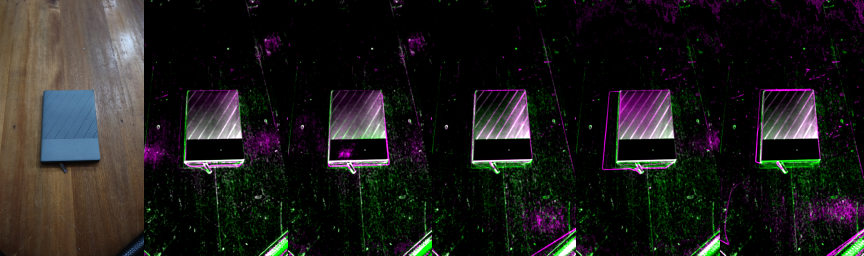
#> input picture results/audit/s01_overlay.png, 1728 x 512 px (shown at 1/2 size)
$ python -i audit_dataset.py   (imports and definitions only)   (older library calls are emulated)
#> lines starting #> are read from the running program, lines starting #| are printed output that depends on the picture
### src/__init__.py
import sys

# Konsol Windows (cp1252) tidak bisa mencetak simbol seperti "Δ" dan "±".
for _stream in (sys.stdout, sys.stderr):
    try:
        _stream.reconfigure(encoding="utf-8", errors="replace")
    except AttributeError:
        pass

### audit_dataset.py
"""Audit keselarasan pasangan acuan vs citra gelap (T07, PRD 5.3 dan 11).

Untuk setiap pasangan pada skala kerja:
  1. Kedua citra diubah ke magnitudo gradien (Sobel) yang sudah dinormalisasi,
     agar perbedaan pencahayaan tidak memengaruhi pencocokan.
  2. Pergeseran global diukur dengan phase correlation.
  3. Rotasi/skala kecil diperiksa dengan ECC (model Euclidean).
  4. Pergeseran lokal diukur per blok 4x4; blok bertekstur rendah diabaikan.
     Blok yang bergeser menandakan objek berpindah walau kamera diam.

Pasangan dinyatakan LOLOS bila |pergeseran global| <= 1 px, |rotasi| <= 0.2°,
dan pergeseran blok maksimum <= 2 px (semua pada skala 1/4, setara 4/8 px
di resolusi penuh).

Keluaran: results/audit.csv dan results/audit/sXX_overlay.png.
"""

import cv2
import numpy as np
import pandas as pd

from src import config
from src.dataset import list_pairs, load_image, save_rgb

GLOBAL_MAX_PX = 1.0
ROT_MAX_DEG = 0.2
BLOCK_MAX_PX = 2.0
BLOCKS = 4


def gradient_image(rgb):
    gray = cv2.cvtColor(np.asarray(rgb), cv2.COLOR_RGB2GRAY).astype(np.float32)
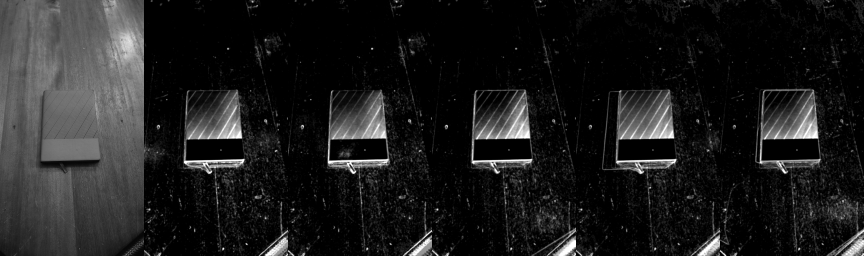
#> gray: shape (512, 1728) float32 (shown at 1/2 size); min 0, max 255, mean 29.1
    gray = np.log1p(gray)  # tekan perbedaan kecerahan global
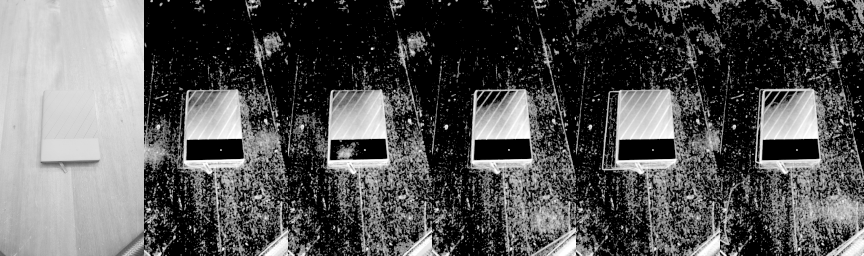
#> gray: shape (512, 1728) float32 (shown at 1/2 size); min 0, max 5.55, mean 1.87; drawn with min black and max white
    gx = cv2.Sobel(gray, cv2.CV_32F, 1, 0, ksize=3)
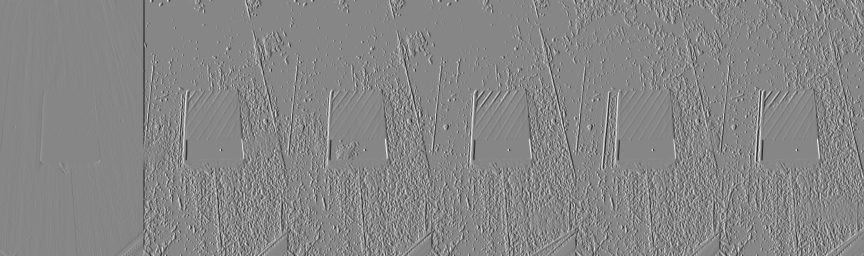
#> gx: shape (512, 1728) float32 (shown at 1/2 size); min -22.18, max 19.91, mean -0.0134; drawn with min black and max white
    gy = cv2.Sobel(gray, cv2.CV_32F, 0, 1, ksize=3)
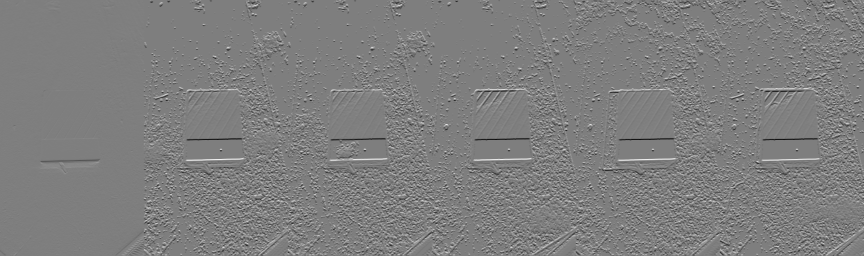
#> gy: shape (512, 1728) float32 (shown at 1/2 size); min -21.95, max 22.18, mean 0; drawn with min black and max white
    mag = cv2.GaussianBlur(np.hypot(gx, gy), (0, 0), 1.5)
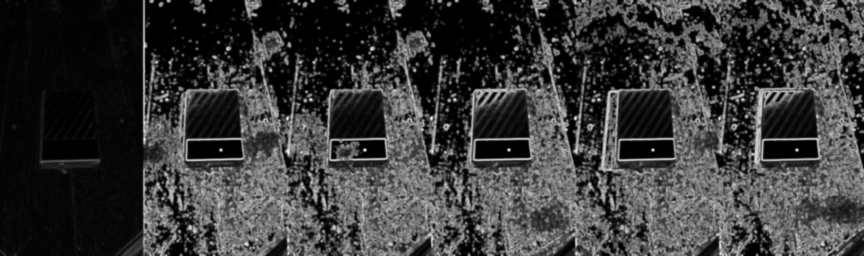
#> mag: shape (512, 1728) float32 (shown at 1/2 size); min 0, max 13.24, mean 3; drawn with min black and max white
    return (mag - mag.mean()) / (mag.std() + 1e-6)


# [73 lines left out: functions phase_shift, ecc_rotation, block_shifts, overlay, main, not called in this run]


# [2 lines not run here, left out]

>>> import cv2
>>> picture = cv2.cvtColor(cv2.imread('results/audit/s01_overlay.png'), cv2.COLOR_BGR2RGB)
>>> result = gradient_image(picture)

$ run again, on results/audit/s06_overlay.png
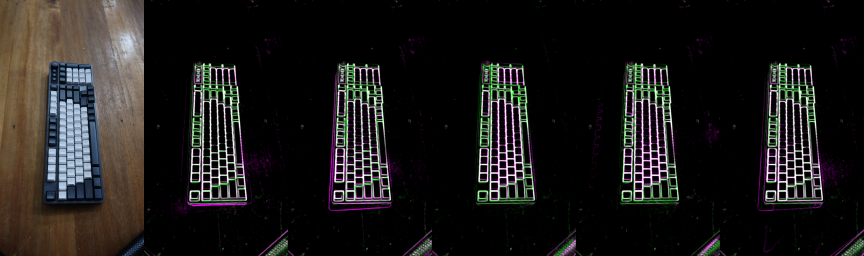
#> input picture results/audit/s06_overlay.png, 1728 x 512 px (shown at 1/2 size)
#> in gradient_image, `gy = cv2.Sobel(gray, cv2.CV_32F, 0, 1, ksize=3)`:
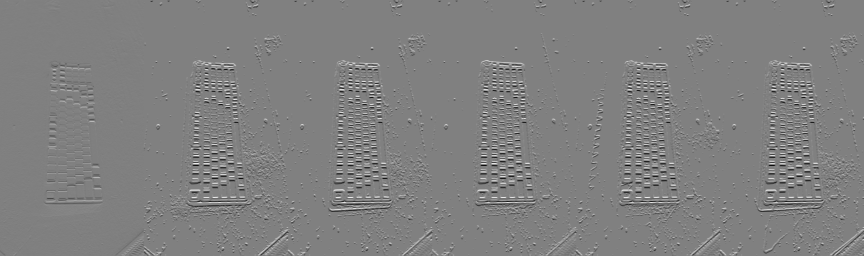
#> gy: shape (512, 1728) float32 (shown at 1/2 size); min -22.18, max 21.98, mean 0; drawn with min black and max white
#> in gradient_image, `mag = cv2.GaussianBlur(np.hypot(gx, gy), (0, 0), 1.5)`:
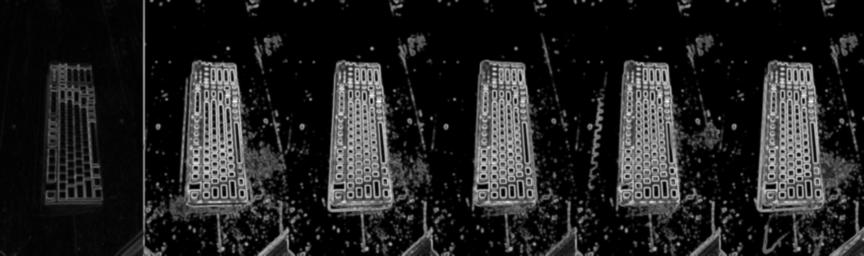
#> mag: shape (512, 1728) float32 (shown at 1/2 size); min 0, max 15.43, mean 2.05; drawn with min black and max white

$ run again, on results/audit/s07_overlay.png
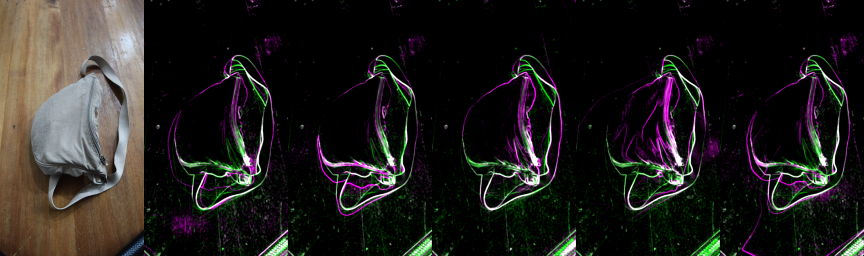
#> input picture results/audit/s07_overlay.png, 1728 x 512 px (shown at 1/2 size)
#> in gradient_image, `gy = cv2.Sobel(gray, cv2.CV_32F, 0, 1, ksize=3)`:
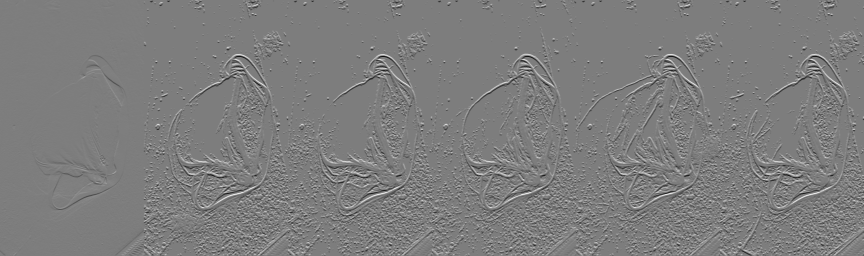
#> gy: shape (512, 1728) float32 (shown at 1/2 size); min -21.25, max 21.85, mean 0; drawn with min black and max white
#> in gradient_image, `mag = cv2.GaussianBlur(np.hypot(gx, gy), (0, 0), 1.5)`:
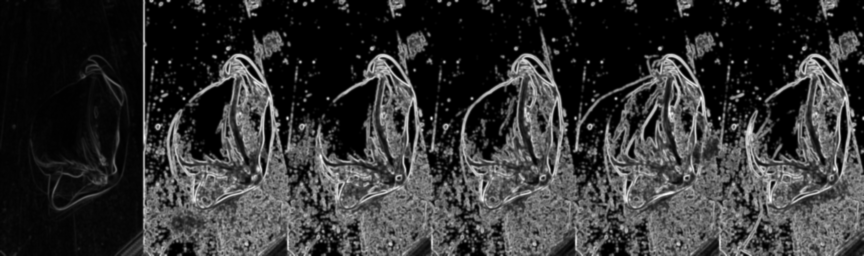
#> mag: shape (512, 1728) float32 (shown at 1/2 size); min 0, max 13.29, mean 2.67; drawn with min black and max white
